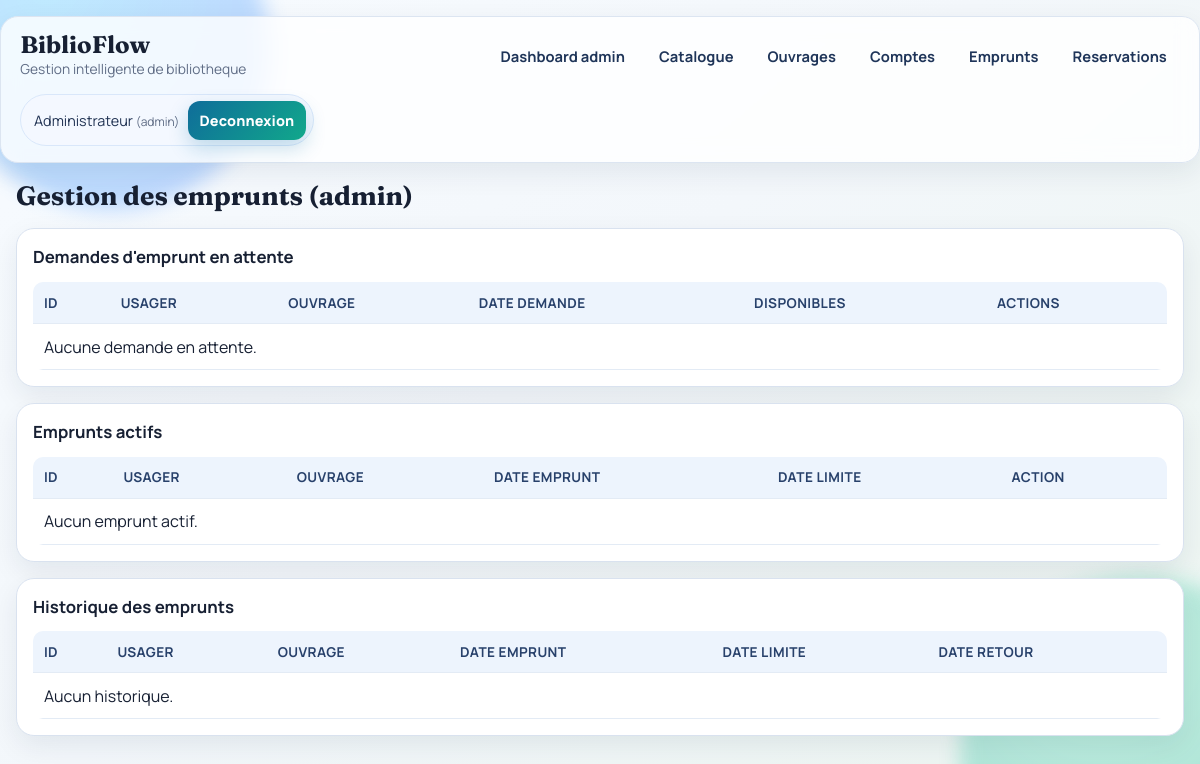
Page /loans (signed in) on the earlier database version.
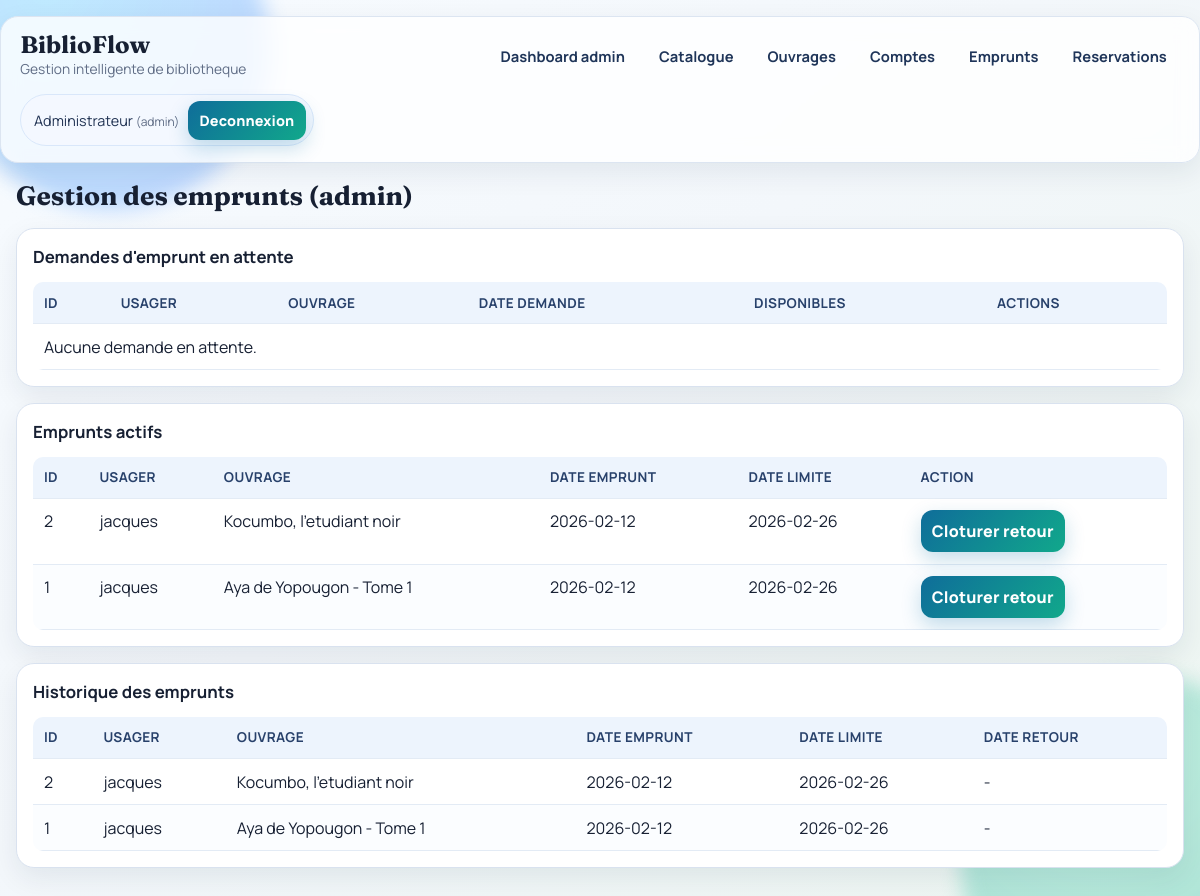
Same page on the later database version.
### tables this page shows
CREATE TABLE users (
                id INTEGER PRIMARY KEY AUTOINCREMENT,
                full_name TEXT NOT NULL,
                email TEXT UNIQUE NOT NULL,
                phone TEXT,
                user_type TEXT NOT NULL DEFAULT 'adherent'
            , role TEXT NOT NULL DEFAULT 'user', password_hash TEXT);

CREATE TABLE loans (
                id INTEGER PRIMARY KEY AUTOINCREMENT,
                user_id INTEGER NOT NULL,
                book_id INTEGER NOT NULL,
                loan_date TEXT NOT NULL DEFAULT (date('now')),
                due_date TEXT,
                return_date TEXT,
                FOREIGN KEY(user_id) REFERENCES users(id) ON DELETE CASCADE,
                FOREIGN KEY(book_id) REFERENCES books(id) ON DELETE CASCADE
            );

CREATE TABLE books (
                id INTEGER PRIMARY KEY AUTOINCREMENT,
                title TEXT NOT NULL,
                author TEXT NOT NULL,
                isbn TEXT UNIQUE,
                total_copies INTEGER NOT NULL CHECK(total_copies >= 0),
                available_copies INTEGER NOT NULL CHECK(available_copies >= 0)
            , publisher TEXT, publication_year INTEGER);

### app.py (the view, shortened to what this page needs)
@app.route("/loans", methods=["GET", "POST"])
@admin_required
def loans():
    with get_db_connection() as conn:
        pending_requests = conn.execute(
            """
            SELECT r.id, r.request_date, r.status,
                   u.full_name AS user_name,
                   b.title AS book_title,
                   b.available_copies AS available_copies
            FROM loan_requests r
            JOIN users u ON u.id = r.user_id
            JOIN books b ON b.id = r.book_id
            WHERE r.status = 'pending'
            ORDER BY r.id DESC
            """
        ).fetchall()
        active_loans = conn.execute(
            """
            SELECT l.id, l.loan_date, l.due_date,
                   b.title AS book_title,
                   u.full_name AS user_name
            FROM loans l
            JOIN books b ON b.id = l.book_id
            JOIN users u ON u.id = l.user_id
            WHERE l.return_date IS NULL
            ORDER BY l.loan_date DESC, l.id DESC
            """
        ).fetchall()
        loan_history = conn.execute(
            """
            SELECT l.id, l.loan_date, l.due_date, l.return_date,
                   b.title AS book_title,
                   u.full_name AS user_name
            FROM loans l
            JOIN books b ON b.id = l.book_id
            JOIN users u ON u.id = l.user_id
            ORDER BY l.id DESC
            LIMIT 30
            """
        ).fetchall()
    return render_template(
        "loans.html",
        pending_requests=pending_requests,
        active_loans=active_loans,
        loan_history=loan_history,
    )

### app.py (called while the page is built)
def get_db_connection() -> sqlite3.Connection:
    conn = sqlite3.connect(DB_PATH)
    conn.row_factory = sqlite3.Row
    conn.execute("PRAGMA foreign_keys = ON")
    return conn

def get_current_user() -> Optional[sqlite3.Row]:
    user_id = session.get("user_id")
    if not user_id:
        return None
    with get_db_connection() as conn:
        return conn.execute("SELECT * FROM users WHERE id = ?", (user_id,)).fetchone()

def login_required(view):
    @wraps(view)
    def wrapped(*args, **kwargs):
        if not session.get("user_id"):
            flash("Veuillez vous connecter.", "error")
            return redirect(url_for("login"))
        return view(*args, **kwargs)
    return wrapped

def admin_required(view):
    @wraps(view)
    @login_required
    def wrapped(*args, **kwargs):
        user = get_current_user()
        if user is None or user["role"] != "admin":
            flash("Acces reserve a l'administrateur.", "error")
            return redirect(url_for("user_dashboard"))
        return view(*args, **kwargs)
    return wrapped

@app.context_processor
def inject_user():
    return {"session_user": get_current_user()}

### templates/loans.html (shortened to what this page needs)
{% extends "base.html" %}
{% block content %}
<h2>Gestion des emprunts (admin)</h2>
<section class="card">
    <h3>Demandes d'emprunt en attente</h3>
    <table>
        <thead>
        <tr><th>ID</th><th>Usager</th><th>Ouvrage</th><th>Date demande</th><th>Disponibles</th><th>Actions</th></tr>
        </thead>
        <tbody>
        {% for req in pending_requests %}
        <tr>
            <td>{{ req.id }}</td>
            <td>{{ req.user_name }}</td>
            <td>{{ req.book_title }}</td>
            <td>{{ req.request_date }}</td>
            <td>{{ req.available_copies }}</td>
            <td class="actions-cell">
                <form method="post" class="inline-form">
                    <input type="hidden" name="action" value="approve_request">
                    <input type="hidden" name="request_id" value="{{ req.id }}">
                    <input type="date" name="due_date" title="Date limite" required>
                    <button type="submit">Approuver</button>
                </form>
                <form method="post" class="inline-form">
                    <input type="hidden" name="action" value="reject_request">
                    <input type="hidden" name="request_id" value="{{ req.id }}">
                    <button type="submit" class="danger">Rejeter</button>
                </form>
            </td>
        </tr>
        {% else %}
        <tr><td colspan="6">Aucune demande en attente.</td></tr>
        {% endfor %}
        </tbody>
    </table>
</section>
<section class="card">
    <h3>Emprunts actifs</h3>
    <table>
        <thead>
        <tr><th>ID</th><th>Usager</th><th>Ouvrage</th><th>Date emprunt</th><th>Date limite</th><th>Action</th></tr>
        </thead>
        <tbody>
        {% for loan in active_loans %}
        <tr>
            <td>{{ loan.id }}</td>
            <td>{{ loan.user_name }}</td>
            <td>{{ loan.book_title }}</td>
            <td>{{ loan.loan_date }}</td>
            <td>{{ loan.due_date or '-' }}</td>
            <td>
                <form method="post">
                    <button type="submit">Cloturer retour</button>
                </form>
            </td>
        </tr>
        {% else %}
        <tr><td colspan="6">Aucun emprunt actif.</td></tr>
        {% endfor %}
        </tbody>
    </table>
</section>
<section class="card">
    <h3>Historique des emprunts</h3>
    <table>
        <thead>
        <tr><th>ID</th><th>Usager</th><th>Ouvrage</th><th>Date emprunt</th><th>Date limite</th><th>Date retour</th></tr>
        </thead>
        <tbody>
        {% for loan in loan_history %}
        <tr>
            <td>{{ loan.id }}</td>
            <td>{{ loan.user_name }}</td>
            <td>{{ loan.book_title }}</td>
            <td>{{ loan.loan_date }}</td>
            <td>{{ loan.due_date or '-' }}</td>
            <td>{{ loan.return_date or '-' }}</td>
        </tr>
        {% else %}
        <tr><td colspan="6">Aucun historique.</td></tr>
        {% endfor %}
        </tbody>
    </table>
</section>
{% endblock %}

### templates/base.html (shortened to what this page needs)
<!DOCTYPE html>
<html lang="fr">
<head>
    <link rel="stylesheet" href="{{ url_for('static', filename='style.css') }}">
</head>
<body>
<header class="topbar">
    <div class="brand-block">
        <a class="brand" href="{{ url_for('home') }}">BiblioFlow</a>
        <p>Gestion intelligente de bibliotheque</p>
    </div>
    {% if session_user %}
    <nav class="main-nav">
        {% if session_user.role == 'admin' %}
        <a href="{{ url_for('admin_dashboard') }}">Dashboard admin</a>
        <a href="{{ url_for('catalog') }}">Catalogue</a>
        <a href="{{ url_for('books') }}">Ouvrages</a>
        <a href="{{ url_for('users') }}">Comptes</a>
        <a href="{{ url_for('loans') }}">Emprunts</a>
        <a href="{{ url_for('reservations') }}">Reservations</a>
        {% else %}
        <a href="{{ url_for('user_dashboard') }}">Mon dashboard</a>
        <a href="{{ url_for('catalog') }}">Catalogue</a>
        {% endif %}
    </nav>
    <div class="session-box">
        <span>{{ session_user.full_name }} <small>({{ session_user.role }})</small></span>
        <form method="post" action="{{ url_for('logout') }}">
            <button type="submit">Deconnexion</button>
        </form>
    </div>
    {% endif %}
</header>
<main class="container">
    {% block content %}{% endblock %}
</main>
</body>
</html>

### static/style.css (style rules this page uses)
:root { --bg: #f3f7fb; --surface: #ffffffcc; --surface-strong: #ffffff; --ink: #172033; --muted: #5f6c85; --brand: #0f6d9a; --brand-2: #11a88b; --line: #d9e2ef; --ok-bg: #def7ec; --ok-ink: #0d7b55; --error-bg: #fee2e8; --error-ink: #b42341; --shadow-lg: 0 18px 48px rgba(23, 32, 51, 0.11); --shadow-md: 0 10px 28px rgba(17, 34, 68, 0.08); --radius-lg: 18px; --radius-md: 12px; }
* { box-sizing: border-box; }
body { margin: 0; font-family: "Manrope", "Segoe UI", Tahoma, sans-serif; color: var(--ink); background: linear-gradient(140deg, #f7fbff 0%, var(--bg) 45%, #ecf5f0 100%); min-height: 100vh; }
.topbar { max-width: 1200px; margin: 1rem auto 0; padding: 1rem 1.2rem; border: 1px solid #dce5f1; border-radius: var(--radius-lg); background: var(--surface); backdrop-filter: blur(10px); box-shadow: var(--shadow-md); display: flex; flex-wrap: wrap; gap: 1rem; align-items: center; justify-content: space-between; }
.brand-block { display: flex; flex-direction: column; gap: 0.15rem; }
.brand { text-decoration: none; color: var(--ink); font-family: "Fraunces", Georgia, serif; font-size: 1.5rem; font-weight: 700; line-height: 1; }
.brand-block p { margin: 0; color: var(--muted); font-size: 0.86rem; }
.main-nav { display: flex; flex-wrap: wrap; gap: 0.5rem; }
.main-nav a { text-decoration: none; color: #1f3559; font-weight: 700; font-size: 0.92rem; padding: 0.5rem 0.75rem; border-radius: 999px; border: 1px solid transparent; transition: all 0.2s ease; }
.session-box { display: flex; align-items: center; gap: 0.55rem; font-size: 0.9rem; color: #223454; background: #f4f8ff; border: 1px solid #d9e7fa; border-radius: 999px; padding: 0.35rem 0.45rem 0.35rem 0.8rem; }
.session-box small { color: var(--muted); }
.container { max-width: 1200px; margin: 1rem auto 0; padding: 0 1rem 2rem; }
h2 { font-family: "Fraunces", Georgia, serif; margin: 0 0 1rem; font-size: clamp(1.45rem, 2.2vw, 2rem); }
h3 { margin: 0 0 0.85rem; font-size: 1.05rem; }
.card { background: var(--surface-strong); border: 1px solid var(--line); border-radius: var(--radius-lg); padding: 1rem; margin-bottom: 1rem; box-shadow: var(--shadow-md); overflow-x: auto; }
input, select, button { padding: 0.62rem 0.7rem; border-radius: var(--radius-md); border: 1px solid #bfd0e8; font: inherit; }
button { border: none; background: linear-gradient(130deg, var(--brand), var(--brand-2)); color: #fff; font-weight: 800; letter-spacing: 0.01em; cursor: pointer; box-shadow: 0 8px 20px rgba(17, 117, 168, 0.24); transition: transform 0.18s ease, box-shadow 0.18s ease; }
table { width: 100%; border-collapse: collapse; min-width: 700px; border-radius: 10px; overflow: hidden; }
thead th { background: #edf4fd; color: #28416b; font-size: 0.85rem; text-transform: uppercase; letter-spacing: 0.03em; }
th, td { padding: 0.72rem 0.68rem; border-bottom: 1px solid #e3ebf5; text-align: left; vertical-align: top; }
tbody tr:nth-child(even) { background: #fbfdff; }

Differences in the rows shown:
added loans: id "2", user_name "jacques", book_title "Kocumbo, l'etudiant noir", loan_date "2026-02-12", due_date "2026-02-26", return_date "-"
added loans: id "1", user_name "jacques", book_title "Aya de Yopougon - Tome 1", loan_date "2026-02-12", due_date "2026-02-26", return_date "-"
Other differences:
text no longer shown: "Aucun emprunt actif. Aucun historique."
